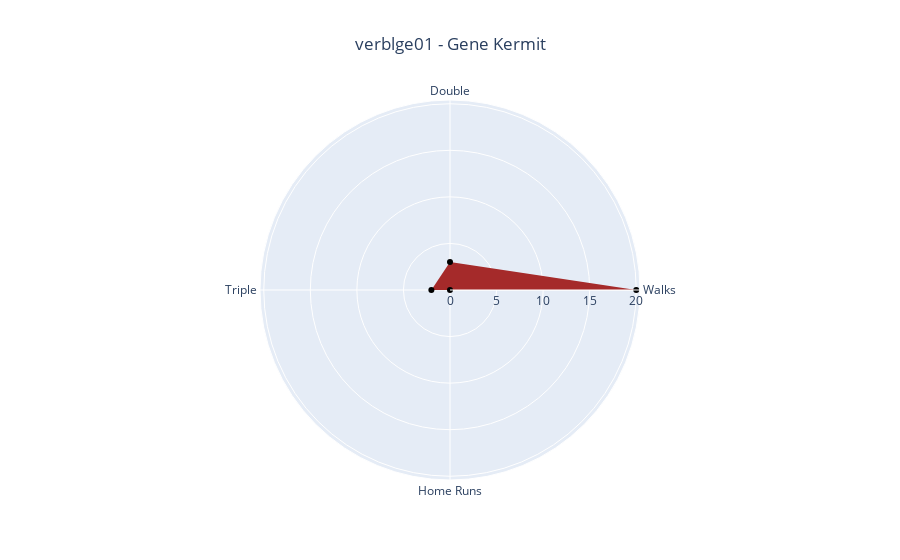

Notebook cell for this chart:
### Code cell
def random_color():
    return random.choice(list(mcolors.CSS4_COLORS))

fig = go.Figure()
fig.add_trace(
    go.Scatterpolar(
        mode='markers',
        theta=['Walks', 'Double', 'Triple', 'Home Runs'],
        fill='toself',
        marker_color='black'
    )
)

data = player_batting_career.loc[player_batting_career['player_id'] == player_batting_career.sample()[['player_id']].values[0][0]]
totalVal = sum(data[['Walks', 'Double', 'Triple', 'Home Runs']].values.flatten().tolist())
while (totalVal <= 20):
    data = player_batting_career.loc[player_batting_career['player_id'] == player_batting_career.sample()[['player_id']].values[0][0]]
    totalVal = sum(data[['Walks', 'Double', 'Triple', 'Home Runs']].values.flatten().tolist())

title = f"{data[['player_id']].values[0][0]} - {data[['name_given']].values[0][0]}"
fig.update_traces(
    r = data[['Walks', 'Double', 'Triple', 'Home Runs']].values.flatten().tolist(),
    name = title,
    fillcolor=random_color()
)

fig.update_layout(
    title = {
        'text' : title,
        'x' : 0.5
    }
)
fig.show()

### Figure 1 — Plotly figure (JSON) as saved in the notebook; plotly's stock layout.template omitted (floating-point values rounded to 4 significant figures)
{"data": [{"fill": "toself", "fillcolor": "brown", "marker": {"color": "black"}, "mode": "markers", "name": "verblge01 - Gene Kermit", "r": [20, 3, 2, 0], "theta": ["Walks", "Double", "Triple", "Home Runs"], "type": "scatterpolar"}], "layout": {"title": {"text": "verblge01 - Gene Kermit", "x": 0.5}}}
